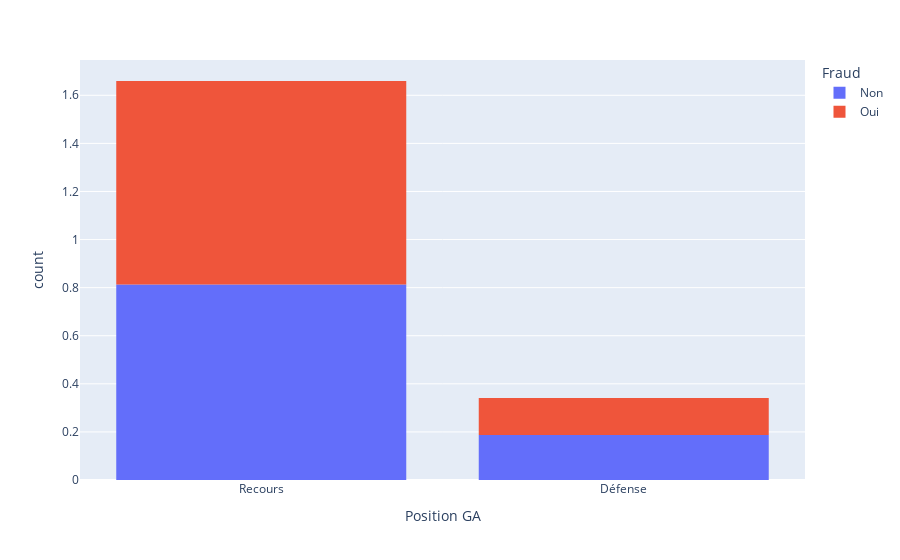

Write notebook code for a chart like this one.
### Code cell
fig = px.histogram(df, x='Position GA', color='Fraud', histnorm='probability density')
fig.show()
fig.write_image("../frontend/src/assets/figure_EDA/positionGA_fraud.png")

### Figure 1 — Plotly figure (JSON) as saved in the notebook; plotly's stock layout.template omitted (floating-point values rounded to 4 significant figures; data arrays with more than 128 entries replaced by an {"elided": "..."} marker saying what was removed)
{"data": [{"alignmentgroup": "True", "bingroup": "x", "histnorm": "probability density", "hovertemplate": "Fraud=Non<br>Position GA=%{x}<br>count=%{y}<extra></extra>", "legendgroup": "Non", "marker": {"color": "#636efa"}, "name": "Non", "offsetgroup": "Non", "orientation": "v", "showlegend": true, "type": "histogram", "x": {"elided": "882 str values"}, "xaxis": "x", "yaxis": "y"}, {"alignmentgroup": "True", "bingroup": "x", "histnorm": "probability density", "hovertemplate": "Fraud=Oui<br>Position GA=%{x}<br>count=%{y}<extra></extra>", "legendgroup": "Oui", "marker": {"color": "#EF553B"}, "name": "Oui", "offsetgroup": "Oui", "orientation": "v", "showlegend": true, "type": "histogram", "x": {"elided": "215 str values"}, "xaxis": "x", "yaxis": "y"}], "layout": {"barmode": "relative", "legend": {"title": {"text": "Fraud"}, "tracegroupgap": 0}, "margin": {"t": 60}, "xaxis": {"anchor": "y", "domain": [0, 1], "title": {"text": "Position GA"}}, "yaxis": {"anchor": "x", "domain": [0, 1], "title": {"text": "count"}}}}
